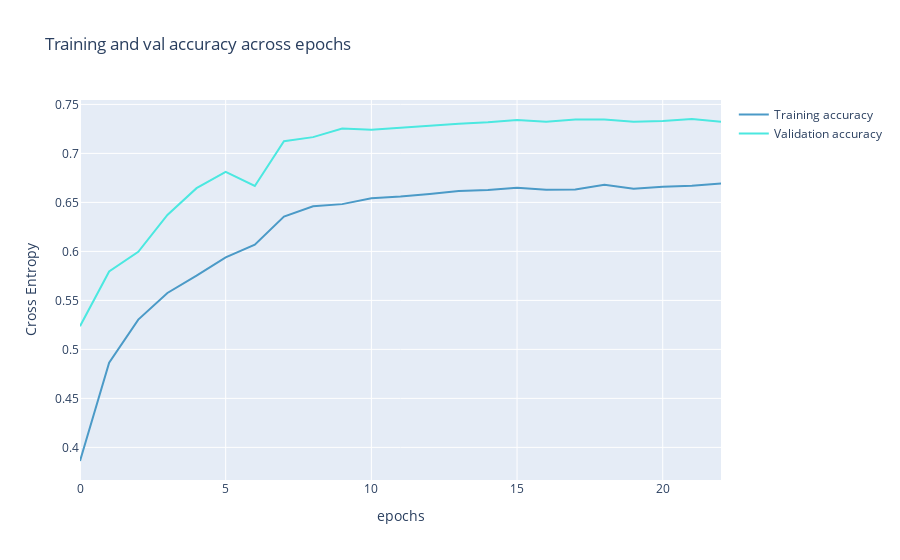

The code cell stored with this chart in its notebook:
### Code cell
# VISUALIZE TRAINING AND VALIDATION ACCURACY

# Use same color palette for consistency
color_chart = ["#4B9AC7", "#4BE8E0", "#9DD4F3", "#97FBF6", "#2A7FAF", "#23B1AB", "#0E3449", "#015955"]

# Create interactive line plot for accuracy metrics
fig = go.Figure(data=[
                      go.Scatter(
                          y=history["accuracy"],       # Training accuracy values from history
                          name="Training accuracy",
                          mode="lines",
                          marker=dict(
                              color=color_chart[0]      # Blue for training
                          )),
                      go.Scatter(
                          y=history["val_accuracy"],   # Validation accuracy values from history
                          name="Validation accuracy",
                          mode="lines",
                          marker=dict(
                              color=color_chart[1]      # Teal for validation
                          ))
])

# Configure plot layout and labels
fig.update_layout(
    title='Training and val accuracy across epochs',
    xaxis_title='epochs',
    yaxis_title='Cross Entropy'    
)
fig.show()

### Figure 1 — Plotly figure (JSON) as saved in the notebook; plotly's stock layout.template omitted (floating-point values rounded to 4 significant figures)
{"data": [{"marker": {"color": "#4B9AC7"}, "mode": "lines", "name": "Training accuracy", "type": "scatter", "y": [0.3861, 0.4865, 0.5304, 0.5576, 0.5752, 0.5939, 0.6068, 0.6355, 0.6461, 0.6482, 0.6542, 0.6559, 0.6586, 0.6615, 0.6625, 0.665, 0.6629, 0.6632, 0.668, 0.664, 0.6661, 0.667, 0.6693]}, {"marker": {"color": "#4BE8E0"}, "mode": "lines", "name": "Validation accuracy", "type": "scatter", "y": [0.5236, 0.5795, 0.5995, 0.6372, 0.6645, 0.6811, 0.6668, 0.7125, 0.7166, 0.7253, 0.7242, 0.7259, 0.7283, 0.7303, 0.7317, 0.7342, 0.7322, 0.7346, 0.7345, 0.7322, 0.7331, 0.7351, 0.7322]}], "layout": {"title": {"text": "Training and val accuracy across epochs"}, "xaxis": {"title": {"text": "epochs"}}, "yaxis": {"title": {"text": "Cross Entropy"}}}}
